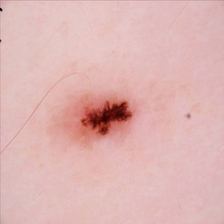
#> input picture dataset/benign/1.jpg, 224 x 224 px; its folder holds only this picture in this run
$ jupyter execute --allow-errors percobaan-3-preprocessing-resize-median-roberts-sobel-treshold.ipynb
#> lines starting #> are read from the running program, lines starting #| are printed output that depends on the picture
## Import Library

[cell 1]
import os
import cv2 as cv
import matplotlib.pyplot as plt
import numpy as np
import pandas as pd
from sklearn.model_selection import train_test_split, cross_val_predict
from sklearn.metrics import accuracy_score, classification_report
from skimage.feature import graycomatrix, graycoprops
from scipy.stats import entropy
from sklearn.ensemble import RandomForestClassifier
from sklearn.svm import SVC
from sklearn.neighbors import KNeighborsClassifier
from sklearn.metrics import accuracy_score, precision_score, recall_score, f1_score, confusion_matrix, classification_report
from sklearn.metrics import (confusion_matrix, ConfusionMatrixDisplay)
import seaborn as sns
from collections import Counter

Library dan modul yang digunakan dalam kode tersebut mencakup berbagai alat untuk pemrosesan citra, analisis statistik, serta pembelajaran mesin. os digunakan untuk operasi file dan direktori, sedangkan cv2 (OpenCV) berfungsi untuk membaca dan memproses gambar. matplotlib.pyplot dan seaborn digunakan untuk visualisasi data dan hasil analisis. numpy dan pandas merupakan pustaka utama untuk manipulasi array dan pengolahan data dalam bentuk tabel. sklearn menyediakan berbagai fungsi untuk pembelajaran mesin seperti pemisahan data (train-test split), validasi silang, klasifikasi (dengan algoritma Random Forest, SVM, dan KNN), serta metrik evaluasi model seperti akurasi, presisi, recall, F1-score, dan confusion matrix. Modul skimage.feature digunakan untuk ekstraksi fitur tekstur gambar menggunakan Gray Level Co-occurrence Matrix (GLCM), dan scipy.stats menyumbang fungsi untuk analisis statistik lanjutan seperti penghitungan entropi. Bersama-sama, library ini membentuk kerangka kerja lengkap untuk pipeline klasifikasi gambar berbasis fitur tekstur.

## Data Loading

[cell 2]
data = []
labels = []
file_name = []
for sub_folder in os.listdir("dataset/"):
    sub_folder_files = os.listdir(os.path.join("dataset/", sub_folder))
    for i, filename in enumerate(sub_folder_files):
        img_path = os.path.join("dataset/", sub_folder, filename)
        img = cv.imread(img_path, cv.IMREAD_GRAYSCALE)
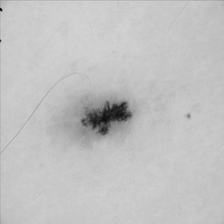
#> img: shape (224, 224); min 2, max 213, mean 193.5

        data.append(img)
        labels.append(sub_folder)
        name = os.path.splitext(filename)[0]
        file_name.append(filename)

data = np.array(data)
labels = np.array(labels)

Kode tersebut berfungsi untuk memuat dataset gambar dari folder bernama "dataset/" yang tersusun dalam subfolder sesuai dengan label kelasnya. Setiap subfolder merepresentasikan satu kelas, dan setiap file gambar di dalamnya dibaca dalam format grayscale menggunakan OpenCV (cv.imread). Gambar-gambar tersebut kemudian disimpan dalam list data, label kelas (nama subfolder) disimpan dalam list labels, dan nama file gambar disimpan dalam list file_name. Nama file diproses menggunakan os.path.splitext untuk menghilangkan ekstensi jika diperlukan. Setelah seluruh gambar diproses, list data dan labels dikonversi menjadi array NumPy agar dapat digunakan dalam proses pembelajaran mesin. Kode ini merupakan tahap awal dalam pipeline klasifikasi citra, yaitu tahap pemuatan dan pelabelan data.

## Data Understanding

Kode ini digunakan untuk melakukan data understanding dengan cara menganalisis distribusi jumlah gambar pada setiap label dalam dataset. Pertama, kode menghitung jumlah kemunculan masing-masing label menggunakan np.unique dengan opsi return_counts=True, lalu mengurutkan label dan jumlahnya agar lebih rapi saat divisualisasikan. Visualisasi dilakukan menggunakan grafik batang (bar chart) untuk menampilkan jumlah gambar per label, lengkap dengan rotasi label agar mudah dibaca. Setelah itu, informasi jumlah total data, jumlah label unik, dan distribusi data per label dicetak ke terminal untuk memberikan gambaran umum tentang keseimbangan kelas dalam dataset citra apel yang digunakan.

[cell 3]
class_count = Counter(labels)

label_names = list(class_count.keys())
jumlah = list(class_count.values())

plt.bar(label_names, jumlah, color=['red', 'orange'])
plt.title("Distribusi Kelas dalam Dataset")
plt.xlabel("Label")
plt.ylabel("Jumlah Data")
plt.show()
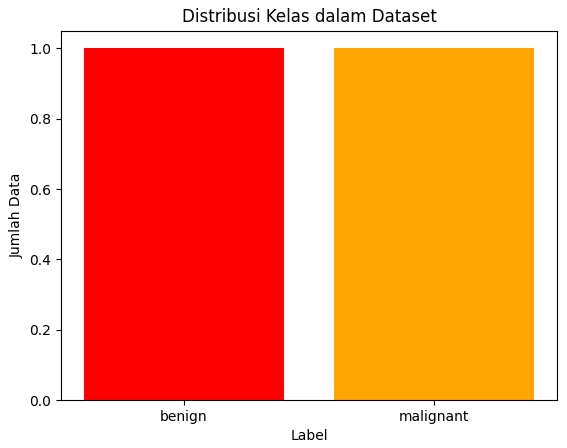
#> figure drawn by matplotlib, 1 panel

## Data Preparation

### Define Preprocessing Function

[cell 4]
# Resize
def resize(img, baris_baru, kolom_baru):
    baris_asli, kolom_asli = img.shape

    result = np.zeros((baris_baru, kolom_baru), dtype=np.uint8)

    for i in range(baris_baru):
        for j in range(kolom_baru):
            x = int(i * baris_asli / baris_baru)
            y = int(j * kolom_asli / kolom_baru)

            x = min(x, baris_asli - 1)
            y = min(y, kolom_asli - 1)

            result[i, j] = img[x, y]

    return result

# Median Filter
def median_filter(img, size=(3, 3)):
    result = np.zeros(img.shape, img.dtype)

    half_kern_size = (size[0]//2 ,size[1]//2)
    padded = np.pad(img, pad_width=half_kern_size, mode="edge")
    for y in range(img.shape[0]):
        for x in range(img.shape[1]):
            temp = np.sort(padded[y:y+size[0], x:x+size[1]].flatten())[(size[0] * size[1]) // 2]
            result[y,x] = temp

    return result

# Deteksi Tepi Roberts Operator
def roberts_operator(img):
    kernel = np.array([[[1, 0],
                        [0, -1]],

                        [[0, 1],
                        [-1, 0]]])

    result = np.zeros(img.shape, dtype = img.dtype)

    padded = np.zeros((img.shape[0] + 1, img.shape[1] + 1), dtype=img.dtype)
    padded[1:, 1:] = img[:, :]

    for y in range(result.shape[0]):
        for x in range(result.shape[1]):
            sx = np.sum(padded[y:y+kernel[0].shape[0], x:x+kernel[0].shape[1]] * kernel[0])
            sy = np.sum(padded[y:y+kernel[0].shape[1], x:x+kernel[0].shape[1]] * kernel[1])

            result[y, x] = np.sqrt(sx**2 + sy**2)

    return result

# Deteksi Sobel Operator
def sobel_operator(img):
    kernel = np.array([
        [[-1, 0, 1],
         [-2, 0, 2],
         [-1, 0, 1]],

        [[1, 2, 1],
         [0, 0, 0],
         [-1, -2, -1]]])

    result = np.zeros(img.shape, dtype=img.dtype)

    padded = np.zeros((img.shape[0] + 2, img.shape[1] + 2), dtype=img.dtype)
    padded[2:, 2:] = img[:, :]

    for y in range(result.shape[0]):
        for x in range(result.shape[1]):
            sx = np.sum(padded[y:y+kernel[0].shape[0], x:x+kernel[0].shape[1]] * kernel[0])
            sy = np.sum(padded[y:y+kernel[0].shape[1], x:x+kernel[0].shape[1]] * kernel[1])

            result[y, x] = np.sqrt(sx**2 + sy**2)

    return result

# Treshold
def treshold(img, value = 100):
    result = np.zeros(img.shape, img.dtype)
    result[img > value] = 255

    return result

Fungsi resize digunakan untuk mengubah ukuran gambar img menjadi dimensi baru yang ditentukan oleh baris_baru dan kolom_baru. Fungsi ini bekerja dengan membuat array kosong result berukuran sesuai dimensi baru, lalu mengisi setiap pikselnya dengan nilai piksel dari gambar asli berdasarkan perhitungan skala menggunakan indeks yang dipetakan dari dimensi asli ke dimensi baru. Indeks dipastikan tidak melebihi batas dimensi gambar asli menggunakan fungsi min. Hasil gambar yang telah diubah ukurannya dikembalikan sebagai output.

Median Filtering: Median filtering kami gunakan untuk menghilangkan noise pada gambar tanpa mengaburkan detail penting seperti tepi dan tekstur. Proses ini mengganti nilai tiap piksel dengan nilai median dari tetangganya dalam jendela tertentu (misalnya 3x3), sehingga efektif dalam mereduksi noise seperti salt-and-pepper yang umum ditemukan pada citra medis. Dengan mengurangi noise, hasil ekstraksi fitur menjadi lebih akurat dan stabil untuk proses klasifikasi.

Edge Detection (Roberts & Sobel Operator): Deteksi tepi menggunakan operator Roberts dan Sobel digunakan untuk menonjolkan batas atau kontur objek dalam gambar, khususnya lesi kulit. Operator Roberts mendeteksi gradien diagonal, sedangkan Sobel menangkap gradien horizontal dan vertikal dengan hasil yang lebih halus. Informasi tepi ini sangat penting karena bentuk dan batas lesi merupakan ciri visual utama dalam membedakan kanker kulit jinak dan ganas.

Thresholding: Thresholding digunakan untuk mengubah citra hasil deteksi tepi menjadi citra biner, dengan membedakan area penting (lesi) dari latar belakang berdasarkan nilai intensitas tertentu. Piksel dengan nilai di atas ambang akan dianggap sebagai bagian objek, sedangkan yang di bawahnya sebagai latar. Proses ini menyederhanakan citra dan memperjelas struktur lesi, sehingga memudahkan tahap selanjutnya seperti ekstraksi fitur dan klasifikasi.

### Preprocessing

[cell 5]
dataPreprocessed = []
for i in range(len(data)):
    img = resize(data[i], 256, 256)
    img = median_filter(img)
    img = roberts_operator(img)
    img = sobel_operator(img)
    img = treshold(img)

    dataPreprocessed.append(img)
#> this loop made 2 passes
#> (baris_asli in resize, kolom_asli in resize, half_kern_size in median_filter) on passes 1 to 2: (224, 224, (1, 1)), (224, 224, (1, 1))
#> pass 1, `img = roberts_operator(img)`:
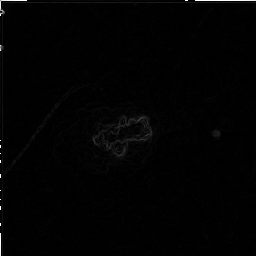
#> img: shape (256, 256); min 0, max 255, mean 2.4
#> after the loop, dataPreprocessed = 2 items
#> (the rest of the program and of its run is left out)
